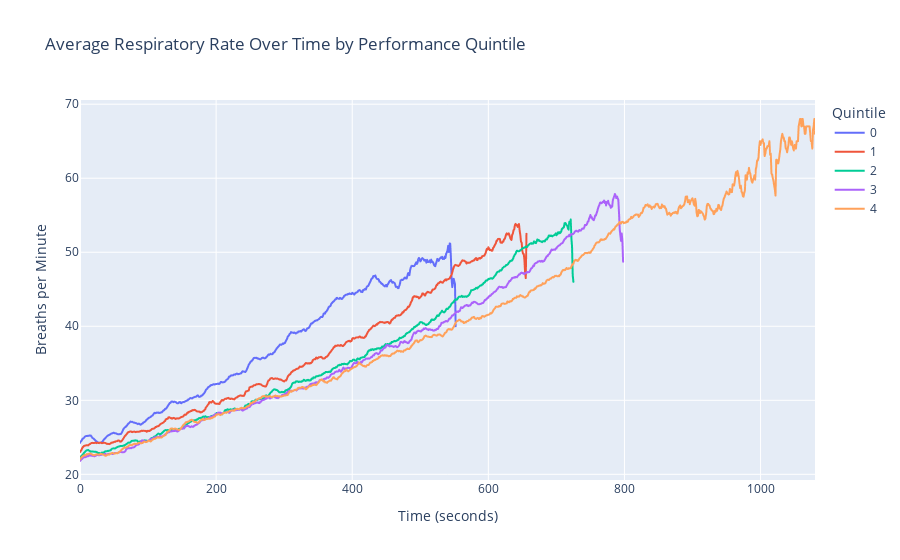

The code cell stored with this chart in its notebook:
### Code cell
rr_avg = (
    measures_test.groupby(["max_speed_quintile", "time"])["RR"]
    .mean()
    .reset_index()
)

fig = px.line(rr_avg, x="time", y="RR", color="max_speed_quintile",
              title="Average Respiratory Rate Over Time by Performance Quintile",
              labels={"time": "Time (seconds)", "RR": "Breaths per Minute", "max_speed_quintile": "Quintile"})
fig.show()

### Figure 1 — Plotly figure (JSON) as saved in the notebook; plotly's stock layout.template omitted (floating-point values rounded to 4 significant figures; data arrays with more than 128 entries replaced by an {"elided": "..."} marker saying what was removed)
{"data": [{"hovertemplate": "Quintile=0<br>Time (seconds)=%{x}<br>Breaths per Minute=%{y}<extra></extra>", "legendgroup": "0", "line": {"color": "#636efa", "dash": "solid"}, "marker": {"symbol": "circle"}, "mode": "lines", "name": "0", "showlegend": true, "type": "scattergl", "x": {"elided": "553 int values"}, "xaxis": "x", "y": {"elided": "553 float values"}, "yaxis": "y"}, {"hovertemplate": "Quintile=1<br>Time (seconds)=%{x}<br>Breaths per Minute=%{y}<extra></extra>", "legendgroup": "1", "line": {"color": "#EF553B", "dash": "solid"}, "marker": {"symbol": "circle"}, "mode": "lines", "name": "1", "showlegend": true, "type": "scattergl", "x": {"elided": "657 int values"}, "xaxis": "x", "y": {"elided": "657 float values"}, "yaxis": "y"}, {"hovertemplate": "Quintile=2<br>Time (seconds)=%{x}<br>Breaths per Minute=%{y}<extra></extra>", "legendgroup": "2", "line": {"color": "#00cc96", "dash": "solid"}, "marker": {"symbol": "circle"}, "mode": "lines", "name": "2", "showlegend": true, "type": "scattergl", "x": {"elided": "726 int values"}, "xaxis": "x", "y": {"elided": "726 float values"}, "yaxis": "y"}, {"hovertemplate": "Quintile=3<br>Time (seconds)=%{x}<br>Breaths per Minute=%{y}<extra></extra>", "legendgroup": "3", "line": {"color": "#ab63fa", "dash": "solid"}, "marker": {"symbol": "circle"}, "mode": "lines", "name": "3", "showlegend": true, "type": "scattergl", "x": {"elided": "799 int values"}, "xaxis": "x", "y": {"elided": "799 float values"}, "yaxis": "y"}, {"hovertemplate": "Quintile=4<br>Time (seconds)=%{x}<br>Breaths per Minute=%{y}<extra></extra>", "legendgroup": "4", "line": {"color": "#FFA15A", "dash": "solid"}, "marker": {"symbol": "circle"}, "mode": "lines", "name": "4", "showlegend": true, "type": "scattergl", "x": {"elided": "1081 int values"}, "xaxis": "x", "y": {"elided": "1081 float values"}, "yaxis": "y"}], "layout": {"legend": {"title": {"text": "Quintile"}, "tracegroupgap": 0}, "title": {"text": "Average Respiratory Rate Over Time by Performance Quintile"}, "xaxis": {"anchor": "y", "domain": [0, 1], "title": {"text": "Time (seconds)"}}, "yaxis": {"anchor": "x", "domain": [0, 1], "title": {"text": "Breaths per Minute"}}}}
